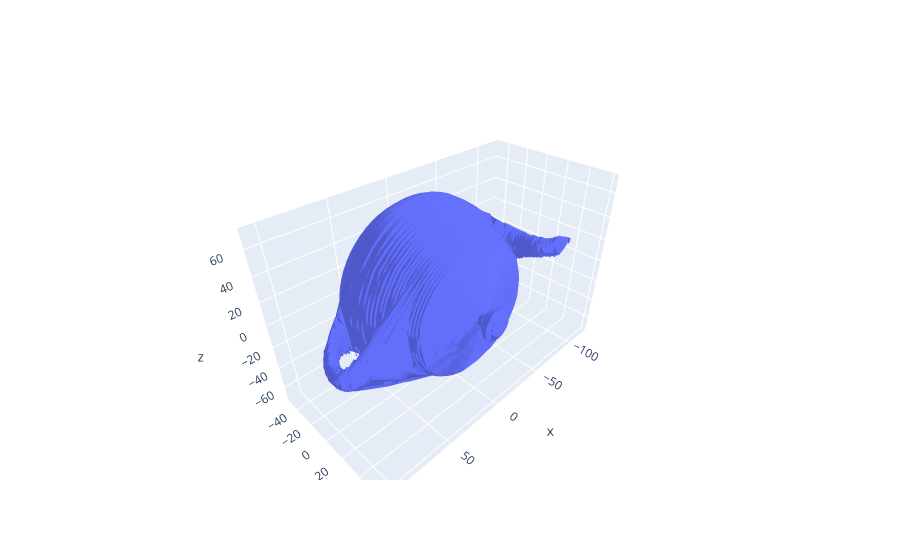

This figure's notebook cell:
### Code cell
if __name__ == '__main__':
    mesh = layerstomesh(multipolygons)
    mesh.plot()

### Figure 1 — Plotly figure (JSON) as saved in the notebook; plotly's stock layout.template omitted (floating-point values rounded to 4 significant figures; data arrays with more than 128 entries replaced by an {"elided": "..."} marker saying what was removed)
{"data": [{"i": {"elided": "24802 int values"}, "j": {"elided": "24802 int values"}, "k": {"elided": "24802 int values"}, "type": "mesh3d", "x": {"elided": "12045 float values"}, "y": {"elided": "12045 float values"}, "z": {"elided": "12045 float values"}}], "layout": {}}
